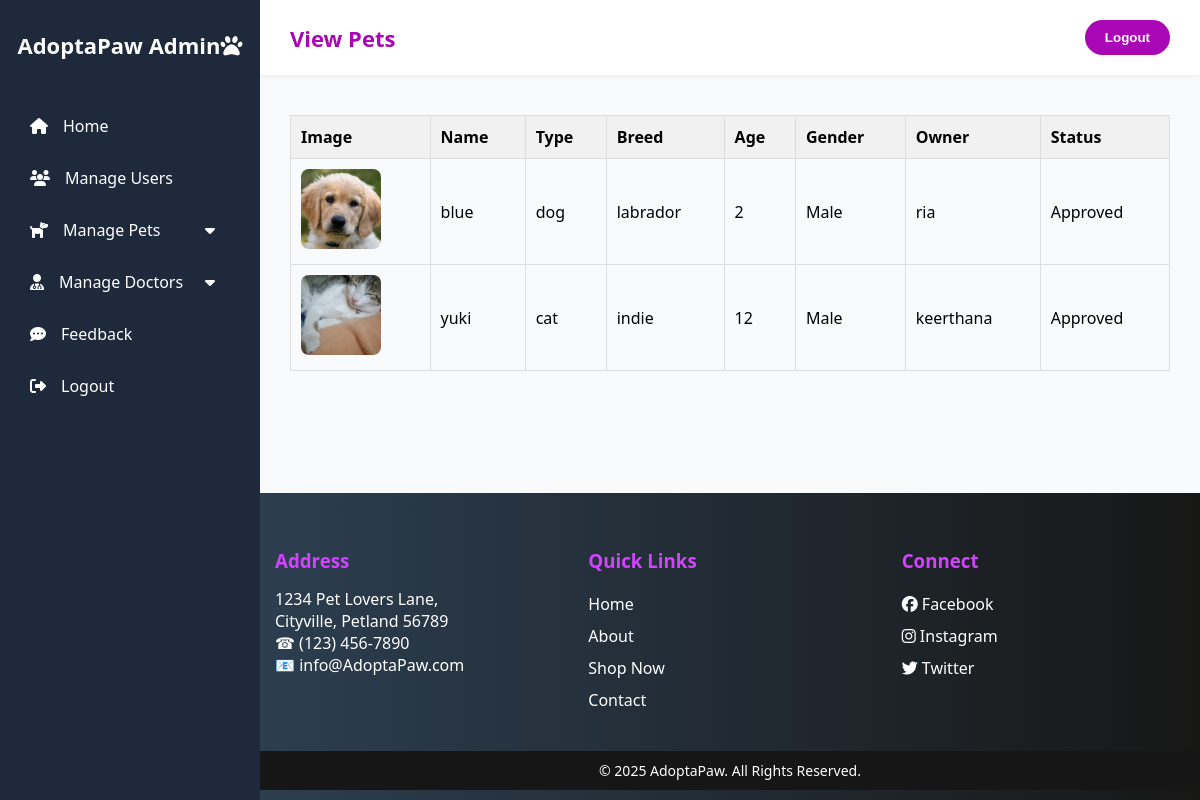
The page /viewpets/ (signed in) on the database its author committed.
### pets/models.py (models this page shows, shortened)
class Pet(models.Model):
    PET_TYPES = [
        ('Dog', 'Dog'),
        ('Cat', 'Cat'),
        ('Bird', 'Bird'),
        ('Other', 'Other'),
    ]
    name = models.CharField(max_length=100)
    pet_type = models.CharField(max_length=100)
    breed = models.CharField(max_length=100, default='Unknown')
    age = models.IntegerField()
    gender = models.CharField(max_length=10, choices=[
        ('Male', 'Male'),
        ('Female', 'Female'),
        ('Unknown', 'Unknown')
    ], default='Unknown')
    description = models.TextField(default='No description available.')
    owner = models.ForeignKey(User, on_delete=models.CASCADE, related_name='pets_owner', null=True)
    seller = models.ForeignKey(User, on_delete=models.CASCADE, related_name='pets_selling', null=True)
    buyer = models.ForeignKey(User, on_delete=models.CASCADE, related_name='pets_buying', null=True)
    image = models.ImageField(upload_to='pet_images/', blank=True, null=True)
    is_approved = models.BooleanField(default=False)
    is_adopted = models.BooleanField(default=False)

### pets/views.py (the view)
# urls.py: path('viewpets/', views.view_pets, name='viewpets'),
@login_required(login_url='login')
def view_pets(request):
    pets = Pet.objects.filter(is_approved=True)
    return render(request, 'viewpets.html', {'pets': pets})

### pets/templates/viewpets.html (shortened to what this page needs)
{% load static %}
<!DOCTYPE html>
<html lang="en">
<head>
    <link rel="stylesheet" href="https://cdnjs.cloudflare.com/ajax/libs/font-awesome/6.5.1/css/all.min.css">
</head>
<body>
    <div class="sidebar">
        <div class="logo">AdoptaPaw Admin<i class="fas fa-paw"></i></div>
        <a href="{% url 'admin_home' %}"><i class="fas fa-home"></i> Home</a>
        <a href="{% url 'manage_users' %}"><i class="fas fa-users"></i> Manage Users</a>
        <div class="dropdown-link">
            <a href="#"><i class="fas fa-dog"></i> Manage Pets <i class="fas fa-caret-down"
                    style="margin-left:auto;"></i></a>
        </div>
        <div class="dropdown-link">
            <a href="#"><i class="fas fa-user-md"></i> Manage Doctors <i class="fas fa-caret-down"
                    style="margin-left:auto;"></i></a>
        </div>
        <a href="{% url 'view_feedback' %}"><i class="fas fa-comment-dots"></i> Feedback</a>
        <a href="#" onclick="logout()"><i class="fas fa-sign-out-alt"></i> Logout</a>
    </div>
    <div class="main">
        <div class="topbar">
            <h1>View Pets</h1>
            <button class="logout-btn" onclick="logout()">Logout</button>
        </div>
        <section class="content">
            <table class="pet-table">
                <thead>
                    <tr>
                        <th>Image</th>
                        <th>Name</th>
                        <th>Type</th>
                        <th>Breed</th>
                        <th>Age</th>
                        <th>Gender</th>
                        <th>Owner</th>
                        <th>Status</th>
                    </tr>
                </thead>
                <tbody>
                    {% for pet in pets %}
                    <tr>
                        <td>
                            {% if pet.image %}
                            <img src="{{ pet.image.url }}" class="pet-image" alt="{{ pet.name }}">
                            {% else %}
                            No Image
                            {% endif %}
                        </td>
                        <td>{{ pet.name }}</td>
                        <td>{{ pet.pet_type }}</td>
                        <td>{{ pet.breed }}</td>
                        <td>{{ pet.age }}</td>
                        <td>{{ pet.gender }}</td>
                        <td>{{ pet.owner.username }}</td>
                        <td>Approved</td>
                    </tr>
                    {% empty %}
                    <tr>
                        <td colspan="8">No approved pets found.</td>
                    </tr>
                    {% endfor %}
                </tbody>
            </table>
        </section>
        <footer>
            {% include 'footer.html' %}
        </footer>
    </div>
</body>
</html>

### pets/templates/viewpets.html (style rules this page uses)
* { margin: 0; padding: 0; box-sizing: border-box; }
body { font-family: 'Segoe UI', sans-serif; background-color: #f9fafb; display: flex; height: 100vh; }
.sidebar { width: 260px; background-color: #1e293b; color: white; display: flex; flex-direction: column; padding-top: 30px; position: fixed; height: 100%; }
.sidebar .logo { font-size: 22px; font-weight: bold; text-align: center; margin-bottom: 40px; }
.sidebar a { color: white; padding: 15px 30px; text-decoration: none; display: flex; align-items: center; transition: background 0.3s ease; }
.sidebar a i { margin-right: 15px; }
.dropdown-link { position: relative; display: flex; flex-direction: column; }
.main { margin-left: 260px; width: calc(100% - 260px); display: flex; flex-direction: column; height: 100vh; }
.topbar { background-color: #fff; padding: 20px 30px; box-shadow: 0 2px 4px rgba(0, 0, 0, 0.05); display: flex; justify-content: space-between; align-items: center; }
.topbar h1 { font-size: 22px; color: #a906b5; }
.logout-btn { background-color: #a906b5; color: white; padding: 10px 20px; border-radius: 25px; border: none; cursor: pointer; font-weight: bold; }
.content { padding: 40px 30px; flex: 1; overflow-y: auto; }
.pet-table { width: 100%; border-collapse: collapse; }
.pet-table th, .pet-table td { padding: 10px; text-align: left; border: 1px solid #ddd; }
.pet-table th { background-color: #f1f1f1; }
.pet-image { height: 80px; width: 80px; object-fit: cover; border-radius: 8px; }
footer { margin-top: 30px; text-align: center; color: #555; }

### rows shown on the page
Pet: image (picture), name "blue", pet_type "dog", breed "labrador", age "2", gender "Male", owner.username "ria"
Pet: image (picture), name "yuki", pet_type "cat", breed "indie", age "12", gender "Male", owner.username "keerthana"
